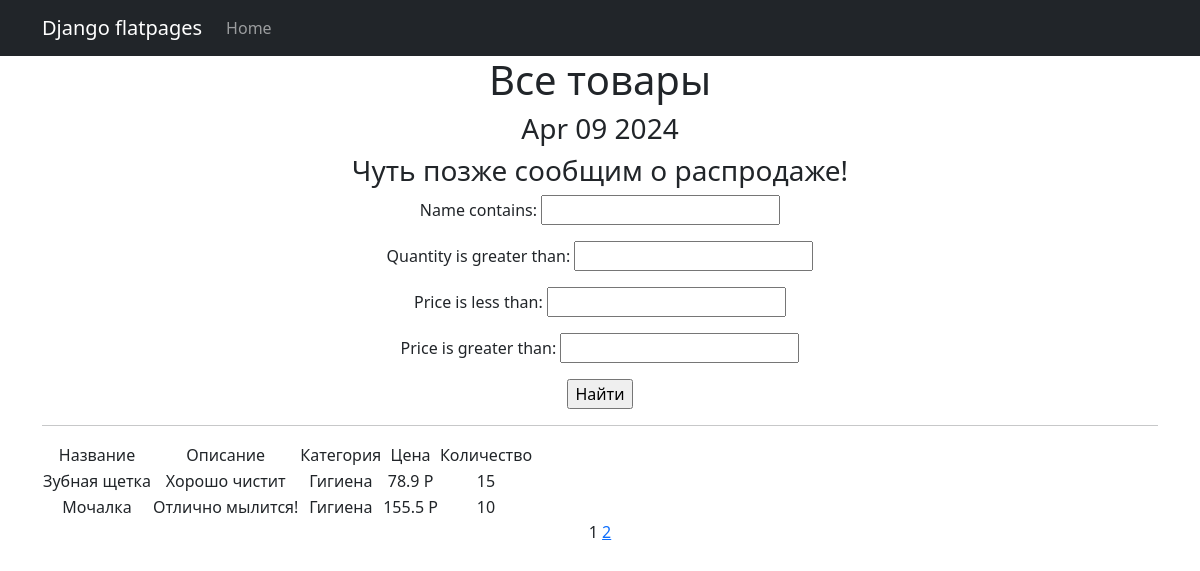
Screenshot of /products/ with the database file from the repository.
### simpleapp/models.py (models this page shows, shortened)
class Product(models.Model):
    name = models.CharField(
        max_length=50,
        unique=True, # названия товаров не должны повторяться
    )
    description = models.TextField()
    quantity = models.IntegerField(
        validators=[MinValueValidator(0)],
    )
    category = models.ForeignKey(
        to='Category',
        on_delete=models.CASCADE,
        related_name='products', # все продукты в категории будут доступны через поле products
    )
    price = models.FloatField(
        validators=[MinValueValidator(0.0)],
    )

class Category(models.Model):
    name = models.CharField(max_length=100, unique=True)

### simpleapp/views.py (the view)
# urls.py: path('', ProductsList.as_view(), name='product_list'),
class ProductsList(ListView):
    model = Product
    ordering = 'name'
    template_name = 'products.html'
    context_object_name = 'products'
    paginate_by = 2  # вот так мы можем указать количество записей на странице
    def get_queryset(self):
         queryset = super().get_queryset()
         self.filterset = ProductFilter(self.request.GET, queryset)
         return self.filterset.qs
    def get_context_data(self, **kwargs):
        context = super().get_context_data(**kwargs)
        context['time_now'] = datetime.utcnow()
        context['next_sale'] = None
        context['filterset'] = self.filterset
        return context

### simpleapp/templatetags/custom_filters.py (called while the page is built)
@register.filter()
def currency(value, code='rub'):
   postfix = CURRENCIES_SYMBOLS[code]
   return f'{value} {postfix}'

### simpleapp/templatetags/custom_tags.py (called while the page is built)
@register.simple_tag()
def current_time(format_string='%b %d %Y'):
   return datetime.utcnow().strftime(format_string)

@register.simple_tag(takes_context=True)
def url_replace(context, **kwargs):
   d = context['request'].GET.copy()
   for k, v in kwargs.items():
       d[k] = v
   return d.urlencode()

### templates/products.html (shortened to what this page needs)
{% extends 'flatpages/default.html' %}
{% load custom_filters %}
{% load custom_tags %}
{% block content %}
    <h1>Все товары</h1>
    <h3>{% current_time '%b %d %Y' %}</h3>
    <h3> {{ next_sale|default_if_none:"Чуть позже сообщим о распродаже!" }} </h3>
    <form action="" method="get">
        {{ filterset.form.as_p }}
        <input type="submit" value="Найти" />
    </form>
    <hr>
    {% if products %}
        <table>
            <tr>
                <td>
                    Название
                </td>
                <td>
                    Описание
                </td>
                <td>Категория</td>
                <td>Цена</td>
                <td>Количество</td>
            </tr>
            {% for product in products %}
            <tr>
                <td>{{ product.name }}</td>
                <td>{{ product.description|truncatewords:2 }}</td>
                <td>{{ product.category.name }}</td>
                <td>{{ product.price|currency }}</td>
                <td>{{ product.quantity }}</td>
            </tr>
            {% endfor %}
        </table>
    {% else %}
        <h2>Товаров нет!</h2>
    {% endif %}
    {{ page_obj.number }}
    {% if page_obj.has_next %}
        <a href="?{% url_replace page=page_obj.next_page_number %}">{{ page_obj.next_page_number }}</a>
    {% endif %}
{% endblock content %}

### templates/flatpages/default.html (shortened to what this page needs)
<!DOCTYPE html>
<html lang="en">
    <head>
        {% load static %}
        <link href="{% static 'css/styles.css' %}" rel="stylesheet" />
    </head>
    <body>
        <nav class="navbar navbar-expand-lg navbar-dark bg-dark static-top">
            <div class="container">
                <a class="navbar-brand" href="#">Django flatpages</a>
                <div class="collapse navbar-collapse" id="navbarResponsive">
                    <ul class="navbar-nav ml-auto">
                        <li class="nav-item active">
                            <a class="nav-link" href="#">Home</a>
                        </li>
                    </ul>
                </div>
            </div>
        </nav>
        <div class="container">
            <div class="row">
                <div class="col-lg-12 text-center">
                    {% block content %}{% endblock content %}
                </div>
            </div>
        </div>
    </body>
</html>

### rows the page displays
Product: name "Зубная щетка", description "Хорошо чистит", category.name "Гигиена", price "78.9 Р", quantity "15"
Product: name "Мочалка", description "Отлично мылится!", category.name "Гигиена", price "155.5 Р", quantity "10"

### other values shown
{{ next_sale|default_if_none:"Чуть позже сообщим о распродаже!" }} "Чуть позже сообщим о распродаже!"
{{ page_obj.number }} "1"
{{ page_obj.next_page_number }} "2"
